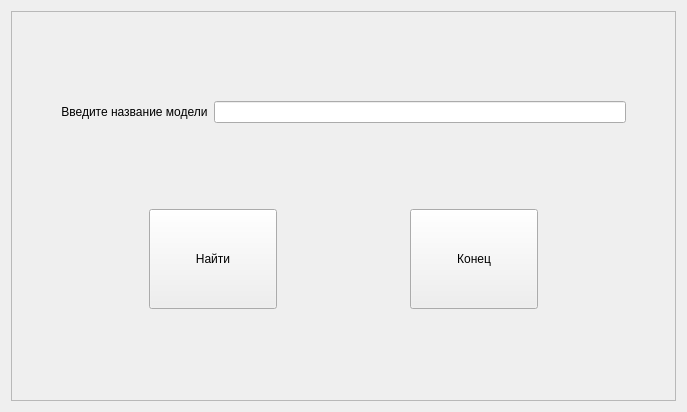
<?xml version="1.0" encoding="UTF-8"?>
<ui version="4.0">
 <class>ModelForm</class>
 <widget class="QDialog" name="ModelForm">
  <property name="geometry">
   <rect>
    <x>0</x>
    <y>0</y>
    <width>687</width>
    <height>412</height>
   </rect>
  </property>
  <property name="windowTitle">
   <string>Dialog</string>
  </property>
  <layout class="QVBoxLayout" name="verticalLayout_4">
   <item>
    <widget class="QFrame" name="frame">
     <property name="frameShape">
      <enum>QFrame::StyledPanel</enum>
     </property>
     <property name="frameShadow">
      <enum>QFrame::Raised</enum>
     </property>
     <layout class="QHBoxLayout" name="horizontalLayout_3">
      <item>
       <layout class="QVBoxLayout" name="verticalLayout_3">
        <item>
         <layout class="QHBoxLayout" name="horizontalLayout">
          <item>
           <spacer name="horizontalSpacer_2">
            <property name="orientation">
             <enum>Qt::Horizontal</enum>
            </property>
            <property name="sizeType">
             <enum>QSizePolicy::Preferred</enum>
            </property>
            <property name="sizeHint" stdset="0">
             <size>
              <width>40</width>
              <height>20</height>
             </size>
            </property>
           </spacer>
          </item>
          <item>
           <layout class="QVBoxLayout" name="verticalLayout_2">
            <item>
             <widget class="QLabel" name="label">
              <property name="text">
               <string>Введите название модели</string>
              </property>
              <property name="alignment">
               <set>Qt::AlignCenter</set>
              </property>
             </widget>
            </item>
           </layout>
          </item>
          <item>
           <layout class="QVBoxLayout" name="verticalLayout">
            <item>
             <widget class="QLineEdit" name="modelLineEdit"/>
            </item>
           </layout>
          </item>
          <item>
           <spacer name="horizontalSpacer">
            <property name="orientation">
             <enum>Qt::Horizontal</enum>
            </property>
            <property name="sizeType">
             <enum>QSizePolicy::Preferred</enum>
            </property>
            <property name="sizeHint" stdset="0">
             <size>
              <width>40</width>
              <height>20</height>
             </size>
            </property>
           </spacer>
          </item>
         </layout>
        </item>
        <item>
         <layout class="QHBoxLayout" name="horizontalLayout_2">
          <item>
           <spacer name="horizontalSpacer_3">
            <property name="orientation">
             <enum>Qt::Horizontal</enum>
            </property>
            <property name="sizeHint" stdset="0">
             <size>
              <width>40</width>
              <height>20</height>
             </size>
            </property>
           </spacer>
          </item>
          <item>
           <widget class="QPushButton" name="pushButton">
            <property name="sizePolicy">
             <sizepolicy hsizetype="Expanding" vsizetype="Expanding">
              <horstretch>0</horstretch>
              <verstretch>0</verstretch>
             </sizepolicy>
            </property>
            <property name="minimumSize">
             <size>
              <width>0</width>
              <height>0</height>
             </size>
            </property>
            <property name="maximumSize">
             <size>
              <width>16777215</width>
              <height>100</height>
             </size>
            </property>
            <property name="text">
             <string>Найти</string>
            </property>
            <property name="autoDefault">
             <bool>false</bool>
            </property>
           </widget>
          </item>
          <item>
           <spacer name="horizontalSpacer_5">
            <property name="orientation">
             <enum>Qt::Horizontal</enum>
            </property>
            <property name="sizeHint" stdset="0">
             <size>
              <width>40</width>
              <height>20</height>
             </size>
            </property>
           </spacer>
          </item>
          <item>
           <widget class="QPushButton" name="pushButton_3">
            <property name="sizePolicy">
             <sizepolicy hsizetype="Expanding" vsizetype="Fixed">
              <horstretch>0</horstretch>
              <verstretch>0</verstretch>
             </sizepolicy>
            </property>
            <property name="maximumSize">
             <size>
              <width>16777215</width>
              <height>100</height>
             </size>
            </property>
            <property name="text">
             <string>Конец</string>
            </property>
            <property name="autoDefault">
             <bool>false</bool>
            </property>
           </widget>
          </item>
          <item>
           <spacer name="horizontalSpacer_4">
            <property name="orientation">
             <enum>Qt::Horizontal</enum>
            </property>
            <property name="sizeHint" stdset="0">
             <size>
              <width>40</width>
              <height>20</height>
             </size>
            </property>
           </spacer>
          </item>
         </layout>
        </item>
       </layout>
      </item>
     </layout>
    </widget>
   </item>
  </layout>
 </widget>
 <resources/>
 <connections>
  <connection>
   <sender>pushButton_3</sender>
   <signal>clicked()</signal>
   <receiver>ModelForm</receiver>
   <slot>close()</slot>
   <hints>
    <hint type="sourcelabel">
     <x>446</x>
     <y>194</y>
    </hint>
    <hint type="destinationlabel">
     <x>399</x>
     <y>436</y>
    </hint>
   </hints>
  </connection>
 </connections>
</ui>
